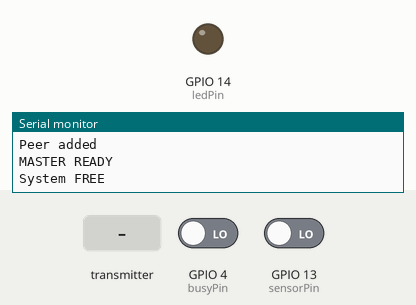
Bench run of a sketch on a simulated ESP32. Parts: output pins drawn as LEDs (lit = HIGH), the last lines printed to the serial monitor. The inputs (shaded band) are chosen by the test bench; at power-on: GPIO 13 (sensorPin) LOW, GPIO 4 (busyPin) LOW. The audio player accepts every command and is not drawn.

Above: at 3.2 s.
3.3 s: GPIO 13 (sensorPin) driven HIGH
At 5.5 s:
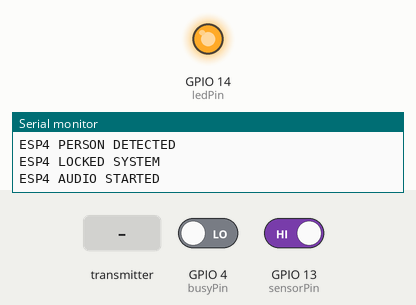
5.8 s: GPIO 4 (busyPin) driven HIGH
7.3 s: the transmitter starts sending type = 1
Timing chart, 0 to 13.3 s (numbered marks = the images above; inputs shaded):
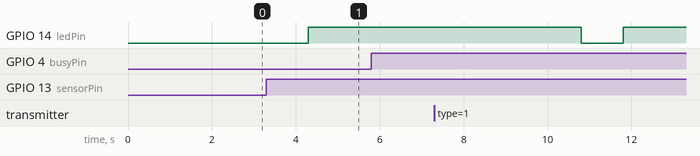

The sketch:

MASTER_ESP4.ino
```cpp
#include <WiFi.h>
#include <esp_now.h>
#include "DFRobotDFPlayerMini.h"


// =====================================================
// ESP IDs
// =====================================================

#define ESP1_ID 1
#define ESP2_ID 2
#define ESP3_ID 3
#define ESP4_ID 4


// =====================================================
// MAC ADDRESSES
// =====================================================

// ESP1
uint8_t ESP1_MAC[] = {
  0x70, 0x4B, 0xCA, 0x8E, 0xF3, 0x5C
};

// ESP2
uint8_t ESP2_MAC[] = {
  0x68, 0x09, 0x47, 0x57, 0xF9, 0x8C
};

// ESP3
uint8_t ESP3_MAC[] = {
  0x1C, 0xC3, 0xAB, 0x3C, 0xA0, 0x5C
};


// =====================================================
// MESSAGE TYPES
// =====================================================

#define REQUEST_PLAY 1
#define GRANT_PLAY   2
#define DENY_PLAY    3
#define AUDIO_DONE   4


typedef struct {
  int type;
  int espID;
} Message;


Message incomingMessage;
Message outgoingMessage;


// =====================================================
// MASTER VARIABLE
// =====================================================

// 0 = Nobody playing
// 1 = ESP1 playing
// 2 = ESP2 playing
// 3 = ESP3 playing
// 4 = ESP4 playing

volatile int activeESP = 0;


// =====================================================
// ESP4 PINS
// =====================================================

const int sensorPin = 13;

const int ledPin = 14;

const int busyPin = 4;


// =====================================================
// DFPLAYER
// =====================================================

HardwareSerial mp3Serial(2);

DFRobotDFPlayerMini player;


// =====================================================
// ESP4 VARIABLES
// =====================================================

bool detectionStarted = false;

unsigned long detectionStartTime = 0;

unsigned long audioStartTime = 0;

unsigned long cooldownStartTime = 0;


// =====================================================
// SETTINGS
// =====================================================

const unsigned long detectionTime =
  1000;

const unsigned long cooldownTime =
  5000;

const unsigned long busyIgnoreTime =
  1000;


// =====================================================
// ESP4 PLAYBACK STATE
// =====================================================

enum ESP4State {

  ESP4_IDLE,

  ESP4_PLAYING,

  ESP4_COOLDOWN

};


ESP4State esp4State =
  ESP4_IDLE;


// =====================================================
// SEND MESSAGE
// =====================================================

void sendMessage(
  uint8_t *mac,
  int messageType,
  int targetID
) {

  outgoingMessage.type =
    messageType;

  outgoingMessage.espID =
    targetID;


  esp_now_send(
    mac,
    (uint8_t *)&outgoingMessage,
    sizeof(outgoingMessage)
  );

}


// =====================================================
// SEND MESSAGE TO CORRECT ESP
// =====================================================

void sendToESP(
  int espID,
  int messageType
) {


  if (espID == ESP1_ID) {

    sendMessage(
      ESP1_MAC,
      messageType,
      ESP1_ID
    );

  }


  else if (espID == ESP2_ID) {

    sendMessage(
      ESP2_MAC,
      messageType,
      ESP2_ID
    );

  }


  else if (espID == ESP3_ID) {

    sendMessage(
      ESP3_MAC,
      messageType,
      ESP3_ID
    );

  }

}


// =====================================================
// RECEIVE MESSAGE FROM ESP1 / ESP2 / ESP3
// =====================================================

void onDataRecv(
  const esp_now_recv_info_t *info,
  const uint8_t *data,
  int len
) {


  if (len != sizeof(Message)) {

    return;

  }


  memcpy(
    &incomingMessage,
    data,
    sizeof(incomingMessage)
  );


  int senderID =
    incomingMessage.espID;


  // =================================================
  // PLAY REQUEST
  // =================================================

  if (
    incomingMessage.type
    == REQUEST_PLAY
  ) {


    Serial.println();

    Serial.print(
      "Play request from ESP"
    );

    Serial.println(
      senderID
    );


    // ===============================================
    // SYSTEM FREE
    // ===============================================

    if (activeESP == 0) {


      // Lock system immediately

      activeESP =
        senderID;


      Serial.print(
        "System locked by ESP"
      );

      Serial.println(
        senderID
      );


      // Give permission

      sendToESP(
        senderID,
        GRANT_PLAY
      );


      Serial.print(
        "Permission granted to ESP"
      );

      Serial.println(
        senderID
      );

    }


    // ===============================================
    // SYSTEM BUSY
    // ===============================================

    else {


      Serial.print(
        "Request denied. ESP"
      );

      Serial.print(
        activeESP
      );

      Serial.println(
        " is active."
      );


      sendToESP(
        senderID,
        DENY_PLAY
      );

    }

  }


  // =================================================
  // AUDIO FINISHED + COOLDOWN FINISHED
  // =================================================

  else if (
    incomingMessage.type
    == AUDIO_DONE
  ) {


    // Only active ESP
    // can unlock system

    if (
      senderID
      == activeESP
    ) {


      Serial.print(
        "ESP"
      );

      Serial.print(
        senderID
      );

      Serial.println(
        " completed audio and cooldown."
      );


      // Unlock system

      activeESP =
        0;


      Serial.println(
        "SYSTEM IS NOW FREE"
      );

    }

  }

}


// =====================================================
// ADD CLIENT PEER
// =====================================================

void addPeer(
  uint8_t *mac
) {


  esp_now_peer_info_t peerInfo = {};


  memcpy(
    peerInfo.peer_addr,
    mac,
    6
  );


  peerInfo.channel =
    0;


  peerInfo.encrypt =
    false;


  if (
    esp_now_add_peer(
      &peerInfo
    )
    == ESP_OK
  ) {


    Serial.println(
      "Peer added"
    );

  }


  else {


    Serial.println(
      "Failed to add peer"
    );

  }

}


// =====================================================
// SETUP
// =====================================================

void setup() {


  Serial.begin(
    115200
  );


  delay(
    1000
  );


  // =================================================
  // ESP4 SENSOR
  // =================================================

  pinMode(
    sensorPin,
    INPUT
  );


  // =================================================
  // ESP4 LED / RELAY
  // =================================================

  pinMode(
    ledPin,
    OUTPUT
  );


  digitalWrite(
    ledPin,
    LOW
  );


  // =================================================
  // DFPLAYER BUSY
  // =================================================

  pinMode(
    busyPin,
    INPUT
  );


  // =================================================
  // DFPLAYER
  // =================================================

  mp3Serial.begin(
    9600,
    SERIAL_8N1,
    16,
    17
  );


  if (
    !player.begin(
      mp3Serial
    )
  ) {


    Serial.println(
      "DFPlayer connection failed"
    );

  }


  else {


    Serial.println(
      "DFPlayer connected"
    );


    player.volume(
      25
    );

  }


  // =================================================
  // WIFI
  // =================================================

  WiFi.mode(
    WIFI_STA
  );


  delay(
    500
  );


  Serial.println();

  Serial.println(
    "============================"
  );


  Serial.println(
    "ESP4 MASTER + AUDIO UNIT"
  );


  Serial.print(
    "ESP4 MAC: "
  );


  Serial.println(
    WiFi.macAddress()
  );


  Serial.println(
    "============================"
  );


  // =================================================
  // ESP-NOW
  // =================================================

  if (
    esp_now_init()
    != ESP_OK
  ) {


    Serial.println(
      "ESP-NOW initialization failed"
    );


    return;

  }


  esp_now_register_recv_cb(
    onDataRecv
  );


  // Add ESP1

  addPeer(
    ESP1_MAC
  );


  // Add ESP2

  addPeer(
    ESP2_MAC
  );


  // Add ESP3

  addPeer(
    ESP3_MAC
  );


  Serial.println();

  Serial.println(
    "MASTER READY"
  );


  Serial.println(
    "System FREE"
  );

}


// =====================================================
// LOOP
// =====================================================

void loop() {


  // =================================================
  // ESP4 IDLE
  // =================================================

  if (
    esp4State
    == ESP4_IDLE
  ) {


    // IMPORTANT:
    // ESP4 only checks its sensor
    // when nobody else is playing


    if (
      activeESP
      == 0
    ) {


      int detected =
        digitalRead(
          sensorPin
        );


      // =============================================
      // PERSON DETECTED
      // =============================================

      if (
        detected
        == HIGH
      ) {


        if (
          !detectionStarted
        ) {


          detectionStarted =
            true;


          detectionStartTime =
            millis();

        }


        // Detection continuously
        // for 1 second

        if (
          millis()
          - detectionStartTime
          >= detectionTime
        ) {


          Serial.println();

          Serial.println(
            "ESP4 PERSON DETECTED"
          );


          // Lock system

          activeESP =
            ESP4_ID;


          Serial.println(
            "ESP4 LOCKED SYSTEM"
          );


          // Turn LED / Relay ON

          digitalWrite(
            ledPin,
            HIGH
          );


          // Play ESP4 audio

          player.play(
            1
          );


          audioStartTime =
            millis();


          esp4State =
            ESP4_PLAYING;


          detectionStarted =
            false;


          Serial.println(
            "ESP4 AUDIO STARTED"
          );

        }

      }


      else {


        detectionStarted =
          false;

      }

    }


    // Someone else is playing

    else {


      // Ignore ESP4 sensor

      detectionStarted =
        false;

    }

  }


  // =================================================
  // ESP4 AUDIO PLAYING
  // =================================================

  else if (
    esp4State
    == ESP4_PLAYING
  ) {


    // Ignore BUSY pin initially

    if (
      millis()
      - audioStartTime
      > busyIgnoreTime
    ) {


      // LOW = Playing
      // HIGH = Finished

      if (
        digitalRead(
          busyPin
        )
        == HIGH
      ) {


        Serial.println();

        Serial.println(
          "ESP4 AUDIO FINISHED"
        );


        // Start cooldown

        cooldownStartTime =
          millis();


        esp4State =
          ESP4_COOLDOWN;


        Serial.println(
          "ESP4 5 SECOND COOLDOWN"
        );

      }

    }

  }


  // =================================================
  // ESP4 COOLDOWN
  // =================================================

  else if (
    esp4State
    == ESP4_COOLDOWN
  ) {


    if (
      millis()
      - cooldownStartTime
      >= cooldownTime
    ) {


      // Turn LED / Relay OFF

      digitalWrite(
        ledPin,
        LOW
      );


      // Unlock entire system

      activeESP =
        0;


      esp4State =
        ESP4_IDLE;


      detectionStarted =
        false;


      Serial.println();

      Serial.println(
        "ESP4 COOLDOWN FINISHED"
      );


      Serial.println(
        "SYSTEM IS NOW FREE"
      );

    }

  }

}
```

Measured:
- after the input at 3.3 s, GPIO 14 (ledPin): LOW → HIGH after 1.0 s
